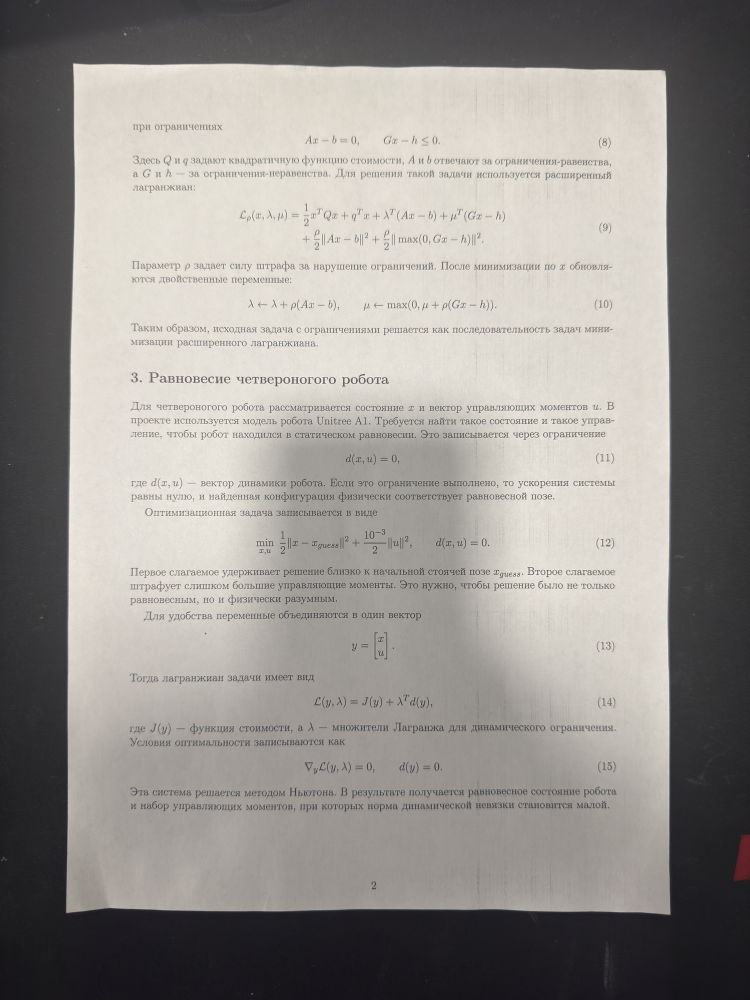
#> input picture hw2/data/01.jpg, 1500 x 2000 px (shown at 1/2 size)
$ python -i docscan.py   (imports and definitions only)
#> lines starting #> are read from the running program, lines starting #| are printed output that depends on the picture; after the words box and inside, x2 and y2 are one past the last pixel; in counts of white or black regions, pixels touching at a corner belong together
# -*- coding: utf-8 -*-
"""ДЗ 2 «Сканер документов» — шаблон.

Запуск:  python docscan.py <команда> [аргументы]      (список команд — README.md)

Тринадцать функций с пометкой TODO — ваша работа; всё остальное (разбор
аргументов, чтение и запись, склейка этапов, разметка кликами, прогон по
набору, цикл видео) дано готовым. Склейку ``detect`` можно менять и улучшать;
имена и сигнатуры функций с TODO не меняйте — по ним работают тесты и проверка.
Самопроверка: ``pytest tests -q``.
"""
import argparse
import csv
import glob
import io
import itertools
import json
import os
import sys
import time

import cv2
import numpy as np

__version__ = "1.0"

A4 = 210.0 / 297.0                                  # W / H листа A4 в книжной ориентации
NOISE_KERNEL = np.float32([[1, -2, 1], [-2, 4, -2], [1, -2, 1]])   # разность двух лапласианов: Σh = 0, Σh² = 36

# --------------------------------------------------------------- ввод-вывод ---


# [18 lines left out: functions imread, imwrite, not called in this run]


def as_uint8(x):
    """float → uint8 только через обрезку (правило курса: uint8 переполняется молча)."""
    return np.clip(np.round(x), 0, 255).astype(np.uint8)


def to_gray(img):
    return cv2.cvtColor(img, cv2.COLOR_BGR2GRAY) if img.ndim == 3 else img


def work_image(img, long_side=640):
    """Кадр → серый рабочего размера (длинная сторона ≤ long_side, INTER_AREA — правило L4) и масштаб.

    Лист ищем на уменьшенном кадре: текст сливается в серое, границы листа остаются, а счёт
    дешевеет вчетверо на каждое уменьшение вдвое — без этого не будет 10 кадров в секунду.
    """
    h, w = img.shape[:2]
    scale = min(1.0, float(long_side) / max(h, w))
    if scale < 1.0:
        img = cv2.resize(img, (int(round(w * scale)), int(round(h * scale))), interpolation=cv2.INTER_AREA)
    return to_gray(img), scale


def to_full(pts, scale):
    """Координаты рабочего кадра → исходного: центр пикселя — в (x + 0.5), отсюда поправка на полпикселя (L4)."""
    return (np.asarray(pts, np.float32) + 0.5) / scale - 0.5


# ------------------------------------------------------------ 1. предобработка ---


def estimate_noise(gray):
    """Оценка σ шума по одному кадру, без эталона (в кодах яркости).

    Кадр сворачивается с NOISE_KERNEL — ядро гасит постоянную, наклон и прямые края вдоль осей,
    шум проходит: у белого шума σ отклик имеет σ_r = σ · sqrt(Σh²) = 6σ (формула L5).
    σ_r оцениваем робастно, через медиану модуля: для нормального закона median|r| = 0.6745 · σ_r —
    так текст и края (выбросы) оценку почти не сдвигают.
    """
    g = gray.astype(np.float32)
    response = cv2.filter2D(g, -1, NOISE_KERNEL)[1:-1, 1:-1]
    return float(np.median(np.abs(response)) / (0.6745 * 6))


def denoise(gray, noise_sigma, target=1.0, lo=1.0, hi=3.0):
    """Сглаживание Гауссом, σ фильтра — по измеренному шуму. Возвращает (кадр, σ фильтра).

    Гаусс с σ_f оставляет от шума σ_n · sqrt(Σh²) ≈ σ_n / (2 · sqrt(π) · σ_f) (L5). Отсюда σ_f, при которой
    остаётся target кодов; меньше lo не берём (Canny на несглаженном кадре ловит зерно), больше hi — тоже (углы листа скругляются).
    """
    sigma_f = float(np.clip(noise_sigma / (2 * np.sqrt(np.pi) * target), lo, hi))
    return cv2.GaussianBlur(gray, (0, 0), sigma_f), sigma_f


# [5 lines left out: function noise_after_filter, not called in this run]


def erase_text(gray, k=9):
    """Серое закрытие (L3) ядром k × k стирает тёмные детали уже k px — строки текста, линии таблицы, волокна дерева.

    Границу «светлый лист / тёмный стол» закрытие не сдвигает и не размывает. k = 0 — шаг выключен:
    сравните карту краёв с ним и без него (команда edges, ключ --close).
    """
    return cv2.morphologyEx(gray, cv2.MORPH_CLOSE, np.ones((k, k), np.uint8)) if k and k > 1 else gray


# ------------------------------------------------------------------ 2. края ---


def auto_canny(gray, k=0.33):
    """Canny с порогами от медианы яркости кадра: lo = (1 − k) · m, hi = (1 + k) · m. Возвращает (края 0/255, (lo, hi)).

    Правило из туториалов — в отчёте его нужно проверить измерением на своих кадрах, а не принять на веру.
    """
    median = np.median(gray)
    lo = int(np.clip((1 - k) * median, 0, 255))
    hi = int(np.clip((1 + k) * median, 0, 255))
    return cv2.Canny(gray, lo, hi, L2gradient=True), (lo, hi)


# ------------------------------------------------------- 3a. путь «контуры» ---


def quad_from_contours(edges, min_area=0.10, eps=0.02, close_k=5, top=5):
    """Карта краёв → четыре угла листа float32 (4, 2) или None.

    Закрытие (чтобы граница листа замкнулась) → findContours → крупнейшие по площади → approxPolyDP
    с допуском eps · периметр → первый выпуклый четырёхугольник площадью ≥ min_area кадра.
    """
    h, w = edges.shape[:2]
    closed = cv2.morphologyEx(edges, cv2.MORPH_CLOSE, np.ones((close_k, close_k), np.uint8)) if close_k > 1 else edges
    contours = cv2.findContours(closed, cv2.RETR_LIST, cv2.CHAIN_APPROX_SIMPLE)[-2]
    for contour in sorted(contours, key=cv2.contourArea, reverse=True)[:top]:
        quad = cv2.approxPolyDP(contour, eps * cv2.arcLength(contour, True), True)
        if len(quad) == 4 and cv2.isContourConvex(quad) and cv2.contourArea(quad) >= min_area * h * w:
            return order_corners(quad.reshape(4, 2))
    return None


# --------------------------------------------------- 3b. путь «Хаф + RANSAC» ---


# [31 lines left out: functions hough_segments, segment_points, line_through, intersect, not called in this run]


def point_line_dist(pts, line):
    """Расстояния точек (N, 2) до нормированной прямой (a, b, c), px."""
    return np.abs(pts[:, 0] * line[0] + pts[:, 1] * line[1] + line[2])


# [90 lines left out: functions fit_line, ransac_line, dominant_lines, is_convex_quad, quad_from_lines, quad_from_hough, not called in this run]


# ------------------------------------------------------------- 4. геометрия ---


def order_corners(pts):
    """Четыре точки в любом порядке → float32 (4, 2) по часовой стрелке, первым — угол с минимальной x + y.

    Для листа, снятого «примерно ровно», это tl, tr, br, bl. Порядок — по углу вокруг центроида: правило
    «суммы и разности» из занятия 4 при повороте листа на 45° даёт «бабочку», а сканеру лист кладут как угодно.
    """
    points = np.asarray(pts, np.float32).reshape(4, 2)
    center = points.mean(axis=0)
    angles = np.arctan2(points[:, 1] - center[1], points[:, 0] - center[0])
    points = points[np.argsort(angles)]
    return np.roll(points, -np.argmin(points.sum(axis=1)), axis=0)


# [64 lines left out: functions rectify, quad_iou, remove_shadows, binarize, ink_match, not called in this run]


# ---------------------------------------------------------------- пайплайн ---


def looks_like_paper(gray, quad, ring=15, min_gain=1.05):
    """Проверка «это лист, а не книга и не монитор»: медиана яркости внутри четырёхугольника выше, чем в кольце вокруг него."""
    inside = np.zeros(gray.shape[:2], np.uint8)
    cv2.fillConvexPoly(inside, np.int32(np.round(quad)), 1)
    around = cv2.dilate(inside, np.ones((2 * ring + 1, 2 * ring + 1), np.uint8)) - inside
    if not inside.any() or not around.any():
        return True
    return float(np.median(gray[inside > 0])) >= min_gain * float(np.median(gray[around > 0]))


def edge_map(gray, canny="auto", k=0.33, close_k=9):
    """Серый рабочий кадр → (края, числа этапа): оценка шума → Гаусс по шуму → закрытие текста → Canny."""
    sigma_n = estimate_noise(gray)
    smooth, sigma_f = denoise(gray, sigma_n)
    smooth = erase_text(smooth, close_k)
    if canny == "auto":
        edges, (lo, hi) = auto_canny(smooth, k)
    else:
        lo, hi = int(canny[0]), int(canny[1])
        edges = cv2.Canny(smooth, lo, hi, L2gradient=True)
    return edges, {"noise_sigma": round(sigma_n, 2), "filter_sigma": round(sigma_f, 2), "median": float(np.median(smooth)),
                   "canny": [lo, hi], "edge_pct": round(float(100.0 * (edges > 0).mean()), 2)}


def detect(img, method="auto", long_side=640, canny="auto", k=0.33, close_k=9, paper_check=True, seed=0):
    """Кадр → (углы листа в координатах кадра, по часовой от верхнего левого, или None; числа этапов).

    method: ``contour`` — путь 3a, ``hough`` — путь 3b, ``auto`` — сначала контуры, не нашли — Хаф.
    canny: ``auto`` (пороги от медианы, параметр k) или пара (lo, hi). close_k — ядро закрытия текста (0 — без него).
    Эту склейку можно менять и улучшать — сигнатуры функций с TODO менять нельзя.
    """
    t0 = time.perf_counter()
    gray, scale = work_image(img, long_side)
    edges, info = edge_map(gray, canny, k, close_k)
    quad, path = None, None
    for m in (("contour", "hough") if method == "auto" else (method,)):
        q = quad_from_contours(edges) if m == "contour" else quad_from_hough(edges, seed=seed)
        if q is not None and (not paper_check or looks_like_paper(gray, q)):
            quad, path = order_corners(to_full(q, scale)), m
            break
    info.update(path=path, ms=round(1000.0 * (time.perf_counter() - t0), 1))
    return quad, info


# [147 lines left out: functions draw_quad, load_annotations, save_annotations, pick_corners, evaluate, frames_from and 1 more, not called in this run]


# --------------------------------------------------------------------- CLI ---


def _log(**kw):
    print(json.dumps(kw, ensure_ascii=False))


def _canny_arg(s):
    return "auto" if s == "auto" else tuple(int(v) for v in s.split(","))


def _corners_list(q):
    return None if q is None else [[round(float(x), 1), round(float(y), 1)] for x, y in q]


def _detect_kw(a):
    return dict(long_side=a.long_side, canny=a.canny, k=a.k, close_k=a.close, paper_check=not a.no_paper_check, seed=a.seed)


def _gt_for(a, path):
    ann = load_annotations(a.ann) if getattr(a, "ann", None) else {}
    return ann.get(os.path.basename(path), "нет")


# [111 lines left out: functions cmd_noise, cmd_edges, cmd_detect, cmd_scan, cmd_binarize, _expand and 2 more, not called in this run]


def cmd_video(a):
    stats = run_video(a.source, a.method, a.seconds, not a.no_window, a.save, **_detect_kw(a))
    _log(command="video", source=a.source, method=a.method, **stats)


# [54 lines left out: functions build_parser, main, not called in this run]


# [3 lines not run here, left out]

>>> import cv2
>>> picture = cv2.imread('data/01.jpg')
#> picture is the input picture: shape (2000, 1500, 3); mean B, G, R 141.5, 145.7, 149.1
>>> result = detect(picture)
#> in work_image, `img = cv2.resize(img, (int(round(w * scale)), int(round(h * scale))), ..`:
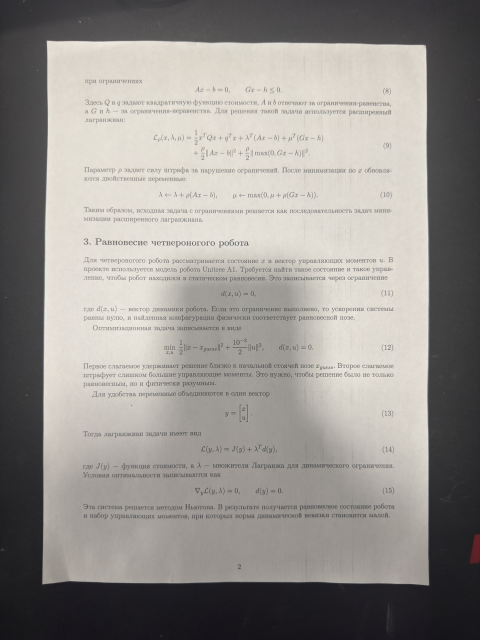
#> img: shape (640, 480, 3); mean of channels 0, 1, 2 141.5, 145.7, 149.1; drawn as B, G, R
#> in detect, `gray, scale = work_image(img, long_side)`: scale = 0.32
#> in estimate_noise, `response = cv2.filter2D(g, -1, NOISE_KERNEL)[1:-1, 1:-1]`:
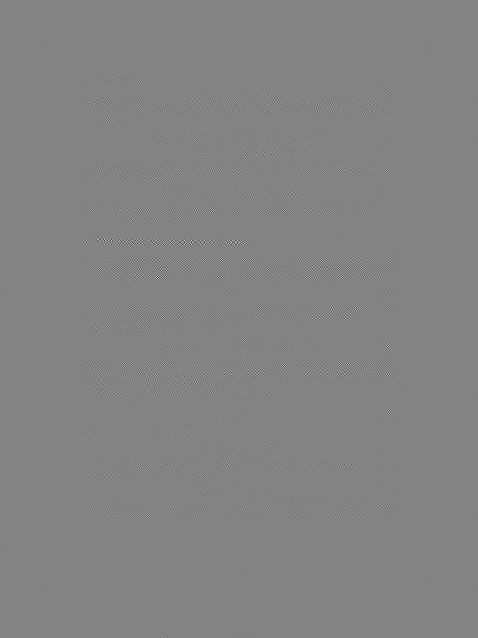
#> response: shape (638, 478) float32; min -394, max 372, mean 0; drawn with min black and max white
#> in edge_map, `sigma_n = estimate_noise(gray)`: sigma_n = 0.741
#> in denoise, `sigma_f = float(np.clip(noise_sigma / (2 * np.sqrt(np.pi) * target), l..`: sigma_f = 1
#> in erase_text, `return cv2.morphologyEx(gray, cv2.MORPH_CLOSE, np.ones((k, k), np.uint..`:
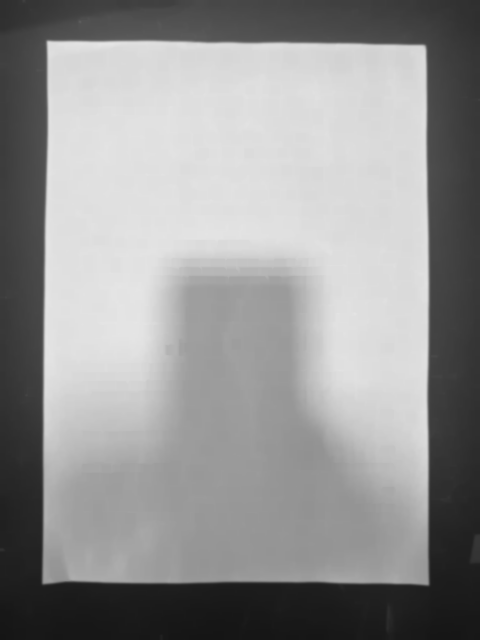
#> returned value: shape (640, 480); min 21, max 230, mean 148.7
#> in auto_canny, `median = np.median(gray)`: median = 159
#> in auto_canny, `lo = int(np.clip((1 - k) * median, 0, 255))`: lo = 106
#> in auto_canny, `hi = int(np.clip((1 + k) * median, 0, 255))`: hi = 211
#> in edge_map, `edges, (lo, hi) = auto_canny(smooth, k)`:
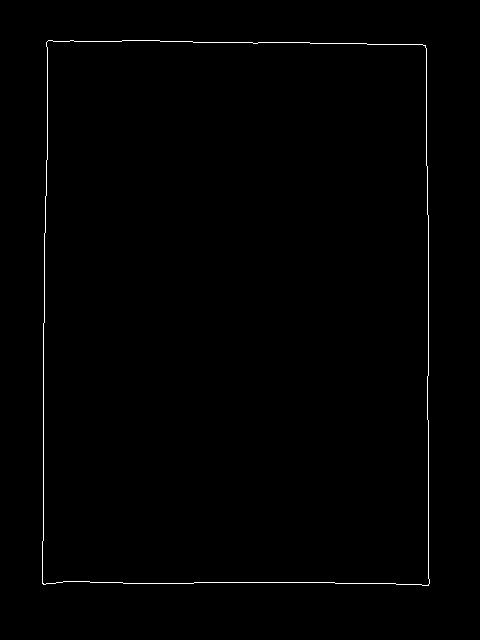
#> edges: shape (640, 480); 0.6% white in thin lines or dots, all inside (x1, y1, x2, y2) = (42, 40, 430, 586)
#> in edge_map, `edges, (lo, hi) = auto_canny(smooth, k)`: lo = 106; hi = 211
#> in detect, `edges, info = edge_map(gray, canny, k, close_k)`: info = {'noise_sigma': 0.74, 'filter_sigma': 1, 'median': 159, 'canny': [106, 211], 'edge_pct': 0.6}
#> the loop in detect, `for m in (("contour", "hough") if method == "auto" else (method,)):` made 1 pass
#> (q, path) on pass 1: ([[48, 40], [425, 45], [428, 585], [42, 583]], 'contour')
#> pass 1, in looks_like_paper, `around = cv2.dilate(inside, np.ones((2 * ring + 1, 2 * ring + 1), np.u..`:
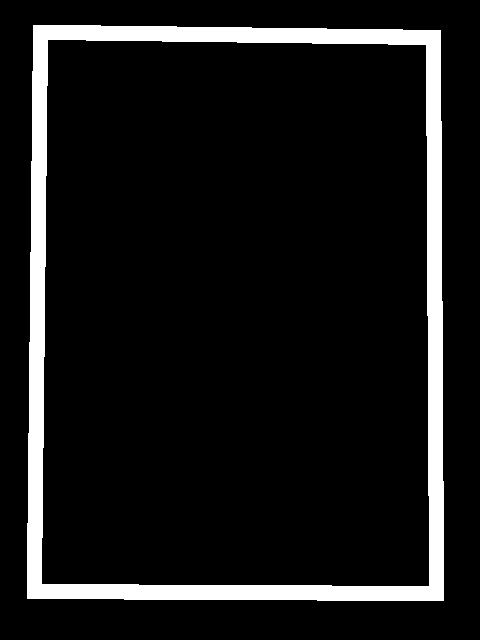
#> around: shape (640, 480); values 0 (black) and 1 (white), 9.4% white; 1 white region, box (x1, y1, x2, y2) and area: (27, 25, 444, 601) 28890

$ run again, on hw2/data/02.jpg
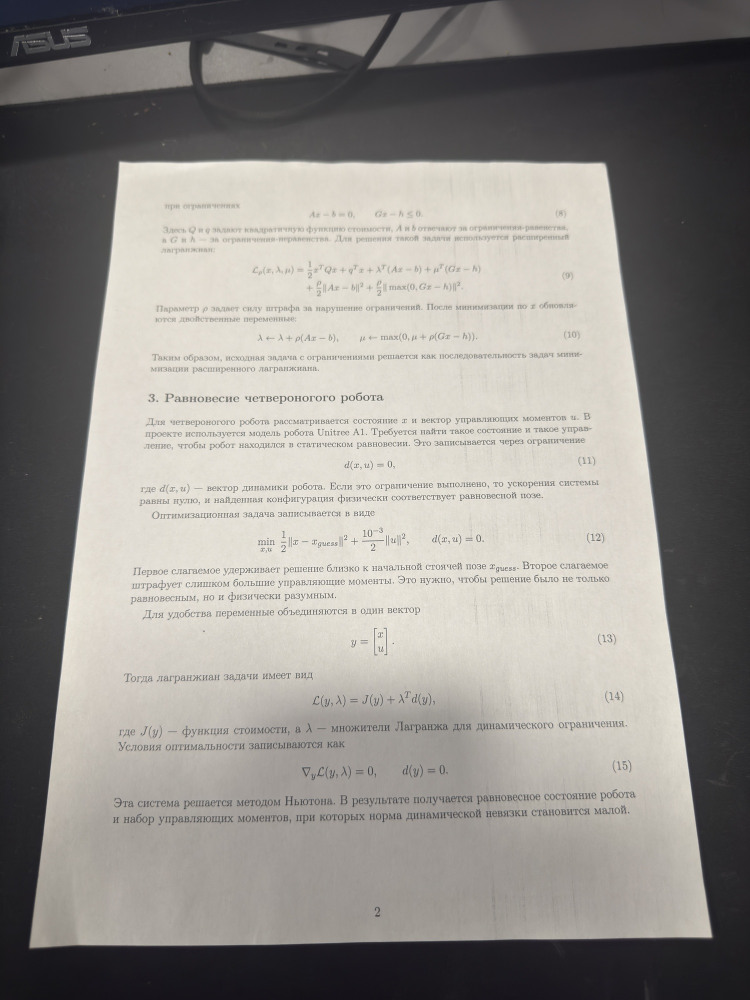
#> input picture hw2/data/02.jpg, 1500 x 2000 px (shown at 1/2 size)
#> picture is the input picture: shape (2000, 1500, 3); mean B, G, R 137.2, 141.8, 144.9
#> in detect, `gray, scale = work_image(img, long_side)`: scale = 0.32
#> sigma_n = 0.494
#> in denoise, `sigma_f = float(np.clip(noise_sigma / (2 * np.sqrt(np.pi) * target), l..`: sigma_f = 1
#> median = 162
#> in auto_canny, `lo = int(np.clip((1 - k) * median, 0, 255))`: lo = 108
#> in auto_canny, `hi = int(np.clip((1 + k) * median, 0, 255))`: hi = 215
#> in edge_map, `edges, (lo, hi) = auto_canny(smooth, k)`:
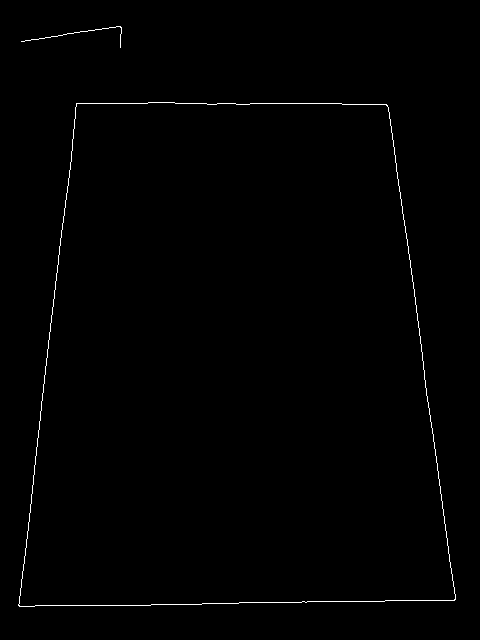
#> edges: shape (640, 480); 0.61% white in thin lines or dots, all inside (x1, y1, x2, y2) = (18, 26, 456, 607)
#> in edge_map, `edges, (lo, hi) = auto_canny(smooth, k)`: lo = 108; hi = 215
#> info = {'noise_sigma': 0.49, 'filter_sigma': 1, 'median': 162, 'canny': [108, 215], 'edge_pct': 0.61}
#> the loop in detect, `for m in (("contour", "hough") if method == "auto" else (method,)):` made 1 pass
#> (q, path) on pass 1: ([[76, 103], [387, 105], [454, 600], [18, 605]], 'contour')
#> pass 1, in looks_like_paper, `around = cv2.dilate(inside, np.ones((2 * ring + 1, 2 * ring + 1), np.u..`:
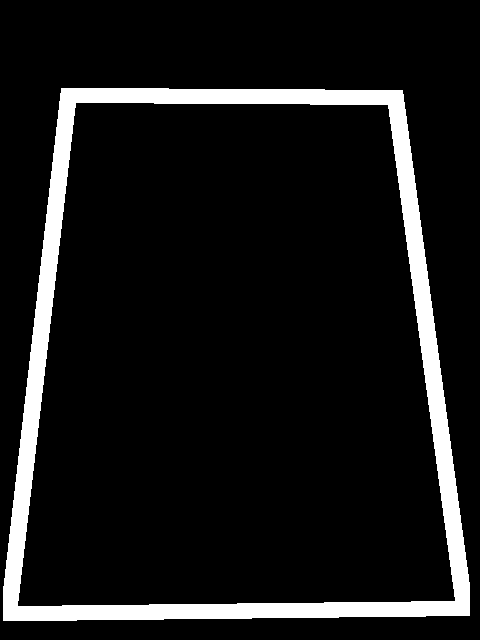
#> around: shape (640, 480); values 0 (black) and 1 (white), 9.5% white; 1 white region, box (x1, y1, x2, y2) and area: (3, 88, 470, 621) 29100
